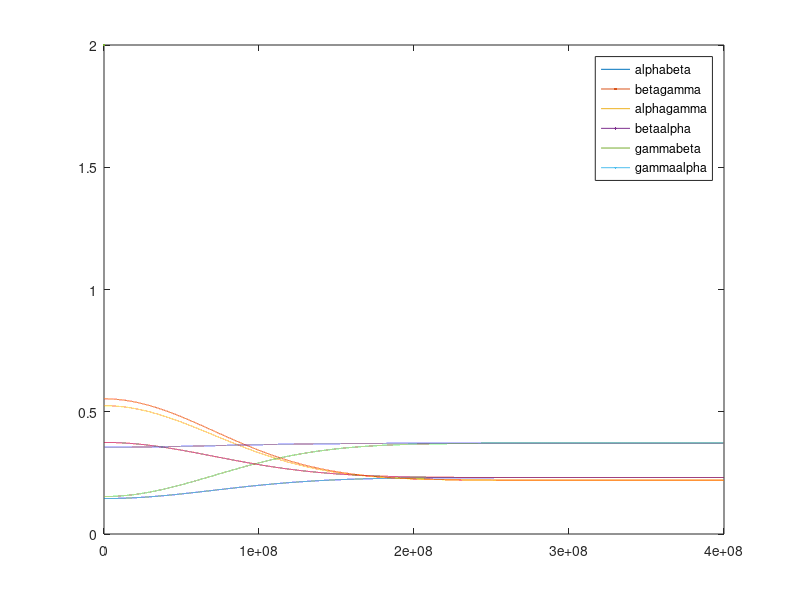

This figure's MATLAB source:
%%% Neutrino in Free Space
%% Constants and Units of Neutrino Ossilation in Free Space(Three Flavor)
%Direct is for appearance of oscillation, indirect is for disappearance
Energy = 0.5;              % GeV(Using Nuclear Source for energy, use normal 
%non-relativistic formula for energy if have a momentum(p) to use
EnergyIndex = 0;
DataPoints = 500; %% Used to determine how many data points to get
PositionData = zeros(1,DataPoints); % Used to store position data
PositionIndex = 0; % Used to increment data matrices
ProbabilityMatrix = zeros(3,3); % Matrix to store oscillation probabilities
OscillationProbabilityData = zeros(DataPoints);
SurvivalProbabilityData = zeros(DataPoints); % Used to store probability data
EnergyData = zeros(1,DataPoints);
dm21 = 7.49e-5;       % eV^2
dm31 = 2.51e-3;       % eV^2
dm32 = dm31 - dm21;   % eV^2
Del_m_jk = [0 0 0;
    7.49e-5 0 0;
    2.51e-3 dm31-dm21 0];

theta12 = 33.7*pi/180; %Solar Mixing Levels
theta13 = 8.5*pi/180;  %Reactor Mixing Levels
theta23 = 48.0*pi/180; %Atmospheric Mixing Levels

%Solar neutrinos
L_coh_solar=10^8; %cm
sigma_x_solar = 10^-7; %cm
%Reactor
L_coh_reactor=10^9; %cm
%Accelarator
L_coh_accelerator=10^21; %cm
%Supernova
L_coh_supernova=100; %cm

%serphant
eta = 0.49; %m_mue^2 / m_pi^2


%Shorthanded Trig Variables
c12=cos(theta12);
s12=sin(theta12);
c13=cos(theta13);
s13=sin(theta13);
c23=cos(theta23);
s23=sin(theta23);

deltaCP = 0;  %CP-Violating Phaseck
%Flavor Representation in Rows
electron=1;
muon=2;
taon=3;
%Flavors, makes it easier to show change from a muon neutrino change to
%electron neutrino
alpha=muon;
beta=electron;
gamma=taon;
%Base Vectors for the Neutrinos
nu_e=[1;0;0];
nu_m=[0;1;0];
nu_t=[0;0;1];

%Complex Exponential for CP Violation
exp_minusi_delta=exp(-1i*deltaCP);
exp_plusi_delta=exp(1i*deltaCP);

%PMNS Mixing Matrix
Ue1=c12*c13;
Ue2=s12*c13;
Ue3=s13*exp_minusi_delta;

Umu1=-s12*c23 - c12*s23*s13*exp_plusi_delta;
Umu2=c12*c23 - s12*s23*s13*exp_plusi_delta;
Umu3= s23*c13;

Utau1=s12*s23 - c12*c23*s13*exp_plusi_delta;
Utau2=-c12*s23 - s12*c23*s13*exp_plusi_delta;
Utau3=c23*c13;

%Final Unitary Matrix
UnitaryMatrix=[Ue1,Ue2,Ue3; Umu1,Umu2,Umu3; Utau1,Utau2,Utau3];

%U*
UnitaryInverse = inv(UnitaryMatrix);

function Output = NonDirectProbability(Initial,Length,Energy,dm21,dm31,U)
%Probability of particle being in same initial state (Non-Direct)
phi1=0;
phi2=1.267*dm21*Length/Energy;
phi3=1.267*dm31*Length/Energy;
phase_vector=[exp(-1i*phi1);exp(-1i*phi2);exp(-1i*phi3)];
PhaseDiagonal=diag(phase_vector);
FlavorEvolutionMatrix=U*PhaseDiagonal*U';%This is the Full Flavor Evolution Matrix
Output=FlavorEvolutionMatrix(Initial,Initial);
end 

%Direct Survival Probability
%function Output = OscillationProbability(ini,fin,Len,Erg,U,Uinv,x)
%   Ljk_osc = 4*pi*Energy_2 / abs(del_m_jk^2);
%   Output=(symsum((abs(U(fin,j))^2*abs(U(ini,j))^2),j,1,3))...
%   + (2*real(Uinv(ini,k)*U(ini,j)*U(fin,k)*Uinv(fin,j)*exp((i*2*pi)*(x/(Ljk_osc))))
%end

sum1 = 0;
sum2 = 0;

sigma_x = sigma_x_solar;
xdih = 1:10000:400000000;
Energy2=5; %keV
initial = beta;
final = gamma;
dih = 0;
legenddih=0
function DICK(initial,final,UnitaryMatrix,UnitaryInverse,Del_m_jk,Ljk_coh,eta,sigma_x)
    sum1 = 0;
    sum2 = 0;
    Energy2=5; %keV
    xdih = 1:10000:400000000;
    dih=0;
    for i = 1:40000
        x = i*10000;
        for j = 1:3
            sum1 = sum1 + (abs((UnitaryMatrix(final,j))))^2*(abs(UnitaryMatrix(initial,j)))^2; %Baseline
            for k = 1:3
                if k>j
                    Ljk_osc = 4*pi*Energy2 / abs(Del_m_jk(j,k)^2);
                    %Ljk_coh = (4*sqrt(2)*Energy2^2*sigma_x)/(abs(Del_m_jk(j,k)^2));
                    %Ljk_coh = L_coh_solar;
                    sum2 = sum2 + (2*real(UnitaryInverse(initial,k)*UnitaryMatrix(initial,j)*UnitaryMatrix(final,k)*UnitaryInverse(final,j)*exp(1i*2*pi*x/(Ljk_osc))))*exp(-((x/Ljk_coh)^2))*exp(-2*pi^2*eta^2*(sigma_x/Ljk_osc)^2);
                end

            end
        end
        dih(1,i) = sum1+sum2;
        sum1=0;
        sum2=0;
    end
    i=1:40000;
    plot(xdih(i),dih(i),LineWidth=2)
end
Ljk_coh=L_coh_solar;
DICK(alpha,beta,UnitaryMatrix,UnitaryInverse,Del_m_jk,Ljk_coh,eta,sigma_x)
hold on
DICK(beta,gamma,UnitaryMatrix,UnitaryInverse,Del_m_jk,Ljk_coh,eta,sigma_x)
DICK(alpha,gamma,UnitaryMatrix,UnitaryInverse,Del_m_jk,Ljk_coh,eta,sigma_x)
DICK(beta,alpha,UnitaryMatrix,UnitaryInverse,Del_m_jk,Ljk_coh,eta,sigma_x)
DICK(gamma,beta,UnitaryMatrix,UnitaryInverse,Del_m_jk,Ljk_coh,eta,sigma_x)
DICK(gamma,alpha,UnitaryMatrix,UnitaryInverse,Del_m_jk,Ljk_coh,eta,sigma_x)
legend('alphabeta','betagamma','alphagamma','betaalpha','gammabeta','gammaalpha')

%figure(1);
%i=1:40000;
%plot(xdih(i),dih(i))
